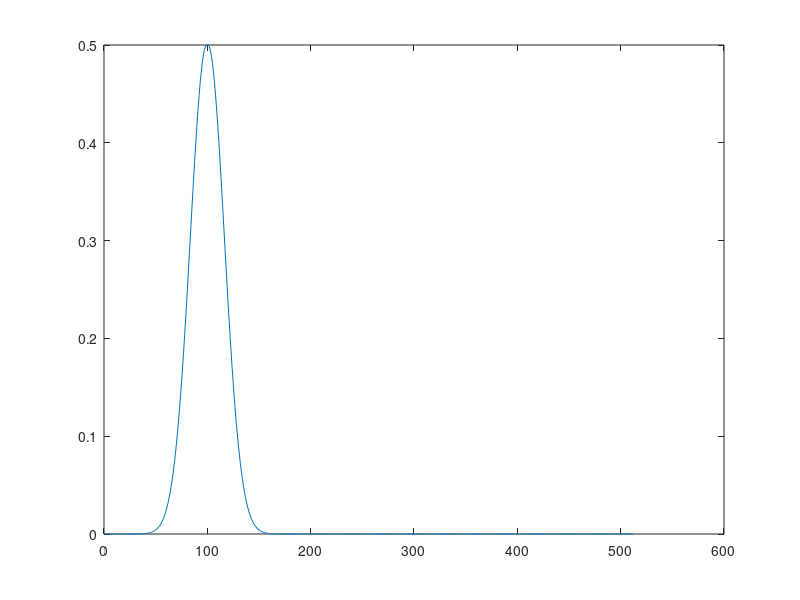

MATLAB code to generate this figure:
% Simulation parameters.
SIZE = 512; % No. of spatial steps
MaxTime = 512; % No. of time steps
PulseWidth = 512; % Width of Gaussian Pulse
imp0 = 377.0; % Impedence of free space

% Constants.
c = 3e8;
pi = 3.141592654;
e0 = (1e-9)/(36*pi);
u0 = (1e-7)*4*pi;

dt = 1e-12;
dz = 3e-4;
Sc = c * dt/dz

% Initialization.
Ex = zeros ( SIZE, MaxTime ); % z-component of E-field
Hy = zeros ( SIZE, MaxTime ); % y-component of H-field
PLOT1(1) = 0; % Data for plotting.

% Outer loop for time-stepping.
tic
for q = 2:MaxTime
    % Calculation of Hy using update difference equation for Hy. This is time step q.
    Hy(1:SIZE-1,q) = Hy(1:SIZE-1,q-1) + ( ( Ex(1:SIZE-1,q-1) - Ex(2:SIZE,q-1) ) * dt/(u0*dz) );
    % CBC for H at SIZE.
    Hy(SIZE,q) = Hy(SIZE,q-1) + ( ( Ex(SIZE,q-1) - Ex(1,q-1) ) * dt/(u0*dz) );
    
    % Calculation of Ez using updated difference equation for Ez. This is time step q+1/2.
    Ex(2:SIZE,q) = Ex(2:SIZE, q-1) + ( dt/(e0*dz)*(Hy(1:SIZE-1, q) - Hy(2:SIZE, q)) );
    % CBC for E at 1.
    Ex(1,q) = Ex(1,q-1) + ( dt/(e0*dz)*(Hy(SIZE, q) - Hy(1, q)) );
    
    % Activating a plane-wave source.
    Ex(100,q) = Ex(100,q) + exp( -1*(q-PulseWidth)^2/PulseWidth ) * Sc;
end
toc
% Simulation animation.
for i=1:MaxTime
    figure (2)
    plot ( Ex(:,i) )
end